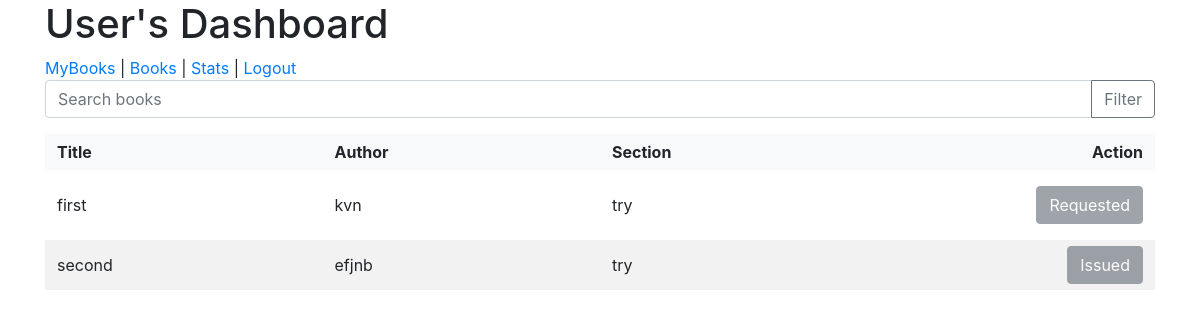
/user_dashboard (signed in), run on an earlier commit of the app's database.
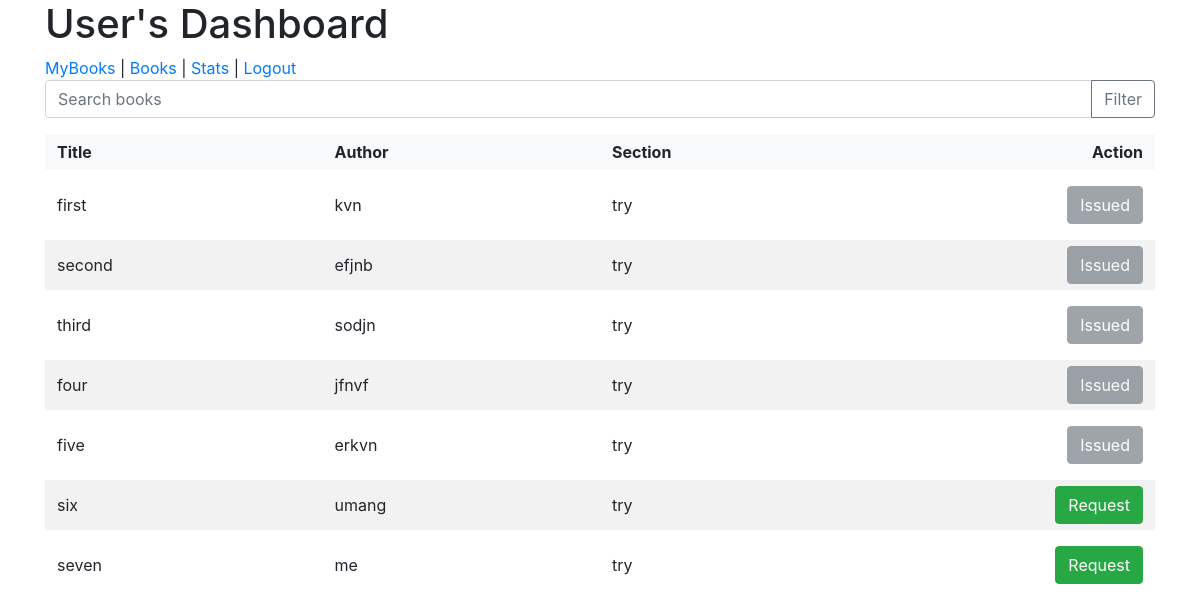
And on a later commit of the database.
### app.py (models this page shows)
class Book(db.Model):
    id = db.Column(db.Integer, primary_key=True)
    title = db.Column(db.String(150), nullable=False)
    author = db.Column(db.String(100), nullable=False)
    pages = db.Column(db.Integer)  # Add this line for the number of pages
    section_id = db.Column(db.Integer, db.ForeignKey('section.id'), nullable=False)
    section = db.relationship('Section', back_populates='books')
    issues = db.relationship('Issue', backref='book', lazy='dynamic')

class Section(db.Model):
    id = db.Column(db.Integer, primary_key=True)
    title = db.Column(db.String(100), nullable=False)
    date_created = db.Column(db.DateTime, default=datetime.now, nullable=False)
    description = db.Column(db.String(500), nullable=True)
    user_id = db.Column(db.Integer, db.ForeignKey('user.id'))
    books = db.relationship('Book', back_populates='section')
    issues = db.relationship('Issue', backref='section', lazy='dynamic')

### app.py (the view)
@app.route('/user_dashboard', methods=['GET'])
def user_dashboard():
    if 'user_id' not in session:
        return redirect(url_for('user_login'))
    user_id = session['user_id']
    query = request.args.get('query')  # Get the search query from URL parameters for GET request
    user_issues = Issue.query.filter_by(user_id=user_id).all()
    requested_book_ids = [issue.book_id for issue in user_issues if issue.status == 'requested']
    issued_book_ids = [issue.book_id for issue in user_issues if issue.status == 'issued']
    if query:
        books = Book.query.filter(Book.title.contains(query)).all()
    else:
        books = Book.query.all()
    return render_template(
        'user_dashboard.html',
        books=books,
        requested_book_ids=requested_book_ids,
        issued_book_ids=issued_book_ids
    )

### templates/user_dashboard.html (shortened to what this page needs)
<!DOCTYPE html>
<html lang="en">
<head>
    <link rel="stylesheet" href="https://stackpath.bootstrapcdn.com/bootstrap/4.3.1/css/bootstrap.min.css">
</head>
<body>
<div class="container">
    <h1>User's Dashboard</h1>
    <nav>
        <a href="{{ url_for('user_mybooks') }}">MyBooks</a> |
        <a href="{{ url_for('user_dashboard') }}">Books</a> |
        <a href="stats.html">Stats</a> |
        <a href="{{ url_for('logout') }}">Logout</a>
    </nav>
    <form action="{{ url_for('user_dashboard') }}" method="GET" class="input-group mb-3">
        <input type="text" class="form-control" placeholder="Search books" aria-label="Search" name="query">
        <div class="input-group-append">
            <button class="btn btn-outline-secondary" type="submit">Filter</button>
        </div>
    </form>
    <div class="book-header">
        <div class="book-title">Title</div>
        <div class="book-author">Author</div>
        <div class="book-section">Section</div>
        <div class="book-action">Action</div>
    </div>
    {% for book in books %}
    <div class="book-entry">
        <div class="book-title">
            {{ book.title }}
        </div>
        <div class="book-author">
            {{ book.author }}
        </div>
        <div class="book-section">
            {{ book.section.title }}
        </div>
        <div class="book-action col-sm-4 text-right">
            {% if book.id in issued_book_ids %}
                <button class="btn btn-secondary" disabled>Issued</button>
            {% elif book.id in requested_book_ids %}
                <button class="btn btn-secondary" disabled>Requested</button>
            {% else %}
                <form action="{{ url_for('request_book', book_id=book.id) }}" method="post" class="d-inline">
                    <button type="submit" class="btn btn-success">Request</button>
                </form>
            {% endif %}
        </div>
    </div>
    {% else %}
    <p>No books available.</p>
    {% endfor %}
</body>
</html>

What changed in the data, as far as the page shows it:
computed for Book "first": text "Requested" → "Issued"
added Book: title "third", author "sodjn", section "try", shows "Issued"
added Book: title "four", author "jfnvf", section "try", shows "Issued"
added Book: title "five", author "erkvn", section "try", shows "Issued"
added Book: title "six", author "umang", section "try"
added Book: title "seven", author "me", section "try"
